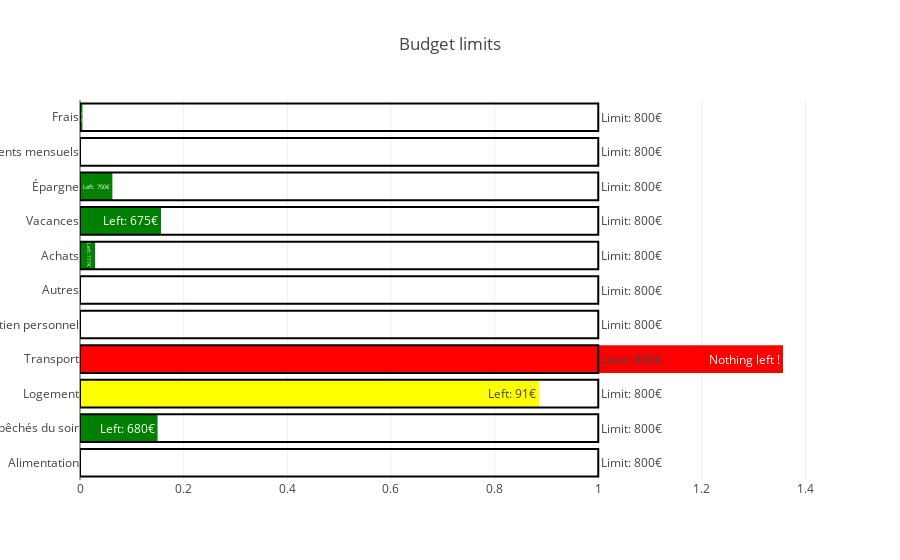

Notebook code cell kept with this figure:
### Code cell
import plotly.express as px
# Display the differences in a bar chart


# Define a color scale (green to red)
color_scale = ['#008000', '#FFFF00', '#FF0000']  # Green, Yellow, Red
# Create a color map based on percent values
color_map = np.interp(limits_and_expenses_for_plot.limit_reached, [0, 1], [0, 2])
bar_colors = [color_scale[int(value)] for value in color_map]



fig = go.Figure()
# Add a bar trace
proportion_bar = go.Bar(
    x=limits_and_expenses_for_plot.limit_reached,
    y=limits_and_expenses_for_plot.category,
    name='\% Limit reached',
    orientation='h',
    text=limits_and_expenses_for_plot.avail_budg_text,
    textposition='inside',
    marker=dict(color=bar_colors),
    showlegend=False
)

limit_bar = go.Bar(
    x=limits_and_expenses_for_plot.limit / limits_and_expenses_for_plot.limit,
    y=limits_and_expenses_for_plot.category,
    orientation='h',
    text=limits_and_expenses_for_plot.limit_text,
    textposition='outside',
    marker=dict(color='rgba(0,0,0,0)', line=dict(color='black', width=2)),
    showlegend=False
)

# Add both traces to the subplot
fig.add_trace(proportion_bar)
fig.add_trace(limit_bar)

# Customize the layout
fig.update_layout(
    title='Budget limits',
    xaxis=dict(title=''),  # Adjust the x-axis title
    yaxis=dict(title=''),
    barmode='overlay'  # Overlay the bars for the same category
)
fig.update_xaxes(fixedrange=True)
fig.update_yaxes(fixedrange=True)

# Show the plot
fig.show()

### Figure 1 — Plotly figure (JSON) as saved in the notebook; plotly's stock layout.template omitted (floating-point values rounded to 4 significant figures)
{"data": [{"marker": {"color": ["#008000", "#008000", "#FFFF00", "#FF0000", "#008000", "#008000", "#008000", "#008000", "#008000", "#008000", "#008000"]}, "name": "\\% Limit reached", "orientation": "h", "showlegend": false, "text": ["Left: 800€", "Left: 680€", "Left: 91€", "Nothing left !", "Left: 800€", "Left: 800€", "Left: 777€", "Left: 675€", "Left: 750€", "Left: 800€", "Left: 796€"], "textposition": "inside", "type": "bar", "x": [0, 0.1497, 0.8862, 1.356, 0, 0, 0.02922, 0.1563, 0.0625, 0, 0.00475], "y": ["Alimentation", "Les pêchés du soir", "Logement", "Transport", "Entretien personnel", "Autres", "Achats", "Vacances", "Épargne", "Abonnements mensuels", "Frais"]}, {"marker": {"color": "rgba(0,0,0,0)", "line": {"color": "black", "width": 2}}, "orientation": "h", "showlegend": false, "text": ["Limit: 800€", "Limit: 800€", "Limit: 800€", "Limit: 800€", "Limit: 800€", "Limit: 800€", "Limit: 800€", "Limit: 800€", "Limit: 800€", "Limit: 800€", "Limit: 800€"], "textposition": "outside", "type": "bar", "x": [1, 1, 1, 1, 1, 1, 1, 1, 1, 1, 1], "y": ["Alimentation", "Les pêchés du soir", "Logement", "Transport", "Entretien personnel", "Autres", "Achats", "Vacances", "Épargne", "Abonnements mensuels", "Frais"]}], "layout": {"barmode": "overlay", "title": {"text": "Budget limits"}, "xaxis": {"fixedrange": true, "title": {"text": ""}}, "yaxis": {"fixedrange": true, "title": {"text": ""}}}}
